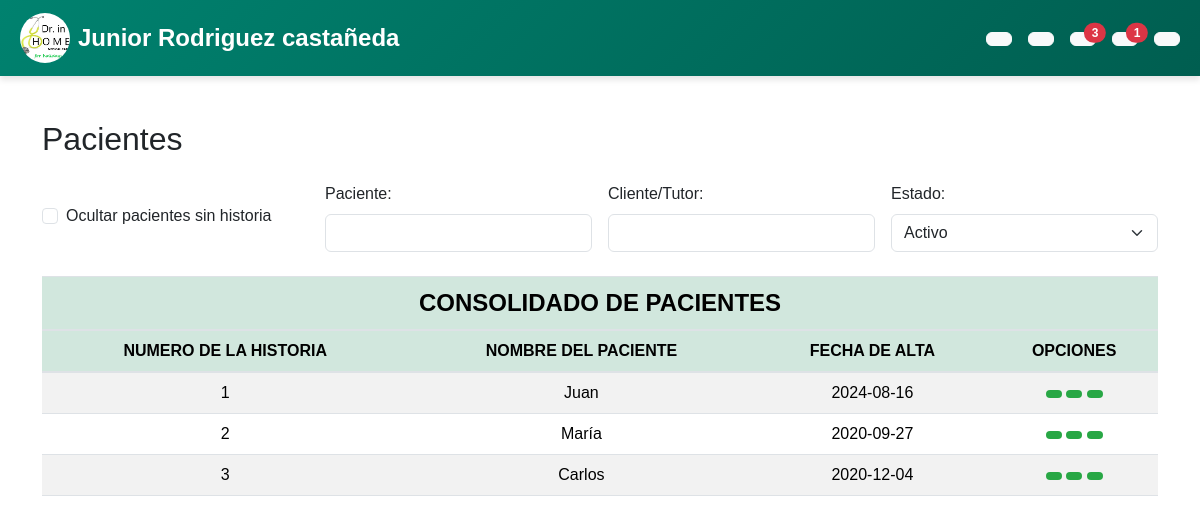
Screenshot of /Pacientes/consolidado_pacientes.php with the database file from the repository.
### tables this page shows
CREATE TABLE `historia_clinica` (
  `id` int(11) NOT NULL,
  `id_paciente` int(11) DEFAULT NULL,
  `fecha_alta` date DEFAULT NULL
);

CREATE TABLE `pacientes` (
  `id` int(11) NOT NULL,
  `nombre` varchar(100) NOT NULL,
  `primer_apellido` varchar(100) NOT NULL,
  `segundo_apellido` varchar(100) DEFAULT NULL,
  `fecha_nacimiento` date DEFAULT NULL,
  `sexo` enum('Masculino','Femenino','Otro') DEFAULT NULL,
  `pais_origen` varchar(100) DEFAULT NULL,
  `provincia` varchar(100) DEFAULT NULL,
  `poblacion` varchar(100) DEFAULT NULL,
  `tipo_documento` varchar(50) DEFAULT NULL,
  `numero_documento` varchar(50) DEFAULT NULL,
  `direccion` varchar(255) DEFAULT NULL,
  `codigo_postal` varchar(10) DEFAULT NULL,
  `telefono` varchar(20) DEFAULT NULL,
  `movil` varchar(20) DEFAULT NULL,
  `email` varchar(100) DEFAULT NULL,
  `procedencia` varchar(100) DEFAULT NULL,
  `aseguradora` varchar(100) DEFAULT NULL,
  `observaciones` text DEFAULT NULL
);

### Pacientes/consolidado_pacientes.php (the view, shortened to what this page needs)
<?php
include_once "../global/conexion.php";
?>
<!DOCTYPE html>
<html lang="es">
<head>
    <link rel="stylesheet" href="../bootstrap/css/bootstrap.min.css">
    <link rel="stylesheet" href="../css/estilos.css">
    <link href="https://cdn.jsdelivr.net/npm/remixicon@3.5.0/fonts/remixicon.css" rel="stylesheet">
    <link href="https://cdnjs.cloudflare.com/ajax/libs/fullcalendar/3.9.0/fullcalendar.min.css" rel="stylesheet" />
    <link rel="stylesheet" href="https://maxcdn.bootstrapcdn.com/bootstrap/4.0.0/css/bootstrap.min.css" />
    <link href="https://unpkg.com/tabulator-tables@5.5.2/dist/css/tabulator.min.css" rel="stylesheet">
    <link rel="stylesheet" href="https://cdn.datatables.net/2.0.7/css/dataTables.dataTables.min.css">
</head>
<body>
    <?php include_once "../global/navbar.php" ?>
    <br><br><br>
    <div class="container mt-5">
        <h2 class="mb-4">Pacientes</h2>
        <form class="row g-3 align-items-center">
            <div class="col">
                <div class="form-check">
                    <input class="form-check-input" type="checkbox" name="ocultarPacientes" id="ocultarPacientes">
                    <label class="form-check-label" for="ocultarPacientes">
                        Ocultar pacientes sin historia
                    </label>
                </div>
            </div>
            <div class="col">
                <label for="paciente" class="form-label">Paciente:</label>
                <input type="text" class="form-control" id="paciente" name="paciente">
            </div>
            <div class="col">
                <label for="clienteTutor" class="form-label">Cliente/Tutor:</label>
                <input type="text" class="form-control" id="clienteTutor" name="clienteTutor">
            </div>
            <div class="col">
                <label for="estado" class="form-label">Estado:</label>
                <select class="form-select" id="estado" name="estado">
                    <option value="activo">Activo</option>
                </select>
            </div>
        </form>
    </div>
    <br>
    <div class="container">
    <table class="table table-striped mx-auto" id="idTabla">
        <thead class="table table-success">
            <tr>
                <th colspan="4" class="text-center text-uppercase fs-4">CONSOLIDADO DE PACIENTES</th>
            </tr>
            <tr class="text-start">
                <th class="text-center" >NUMERO DE LA HISTORIA</th>
                <th class="text-center" >NOMBRE DEL PACIENTE</th>
                <th class="text-center" >FECHA DE ALTA</th>
                <th class="text-center" >OPCIONES</th>
            </tr>
        </thead>
        <tbody>
            <?php
            try {
                $sql = "SELECT HC.id, P.nombre AS NOMBRE_PACIENTE, HC.FECHA_ALTA
                        FROM HISTORIA_CLINICA HC
                        JOIN PACIENTES P ON HC.id_paciente = P.id";
                $stmt = $conn->prepare($sql);
                $stmt->execute();
                $historias = $stmt->fetchAll(PDO::FETCH_ASSOC);
            } catch (PDOException $e) {
                echo "Error al obtener los datos: " . $e->getMessage();
            }
            foreach ($historias as $historia): ?>
                <tr class="text-start">
                    <td class="text-center"><?php echo htmlspecialchars($historia['id']); ?></td>
                    <td class="text-center"><?php echo htmlspecialchars($historia['NOMBRE_PACIENTE']); ?></td>
                    <td class="text-center"><?php echo htmlspecialchars($historia['FECHA_ALTA']); ?></td>
                    <td class="text-center">
                        <a href="#" title="Ver Información del Paciente" class="btn btn-success btn-sm">
                        </a>
                        <a href="#" title="Ver Historia Clínica" class="btn btn-success btn-sm">
                        </a>
                        <a href="#" title="Ver Documentos del Paciente" class="btn btn-success btn-sm">
                        </a>
                    </td>
                </tr>
            <?php endforeach; ?>
        </tbody>
    </table>
</div>
</body>
</html>

### css/estilos.css (style rules this page uses)
.btn-success { background-color: #28a745; border: none; transition: background-color 0.3s ease; color: #ffffff; }
body { margin: 0; padding: 0; font-family: 'Arial', sans-serif; overflow-x: hidden; }

### rows the page displays
historia_clinica: id "1", id_paciente.nombre "Juan", fecha_alta "2024-08-16"
historia_clinica: id "2", id_paciente.nombre "María", fecha_alta "2020-09-27"
historia_clinica: id "3", id_paciente.nombre "Carlos", fecha_alta "2020-12-04"
